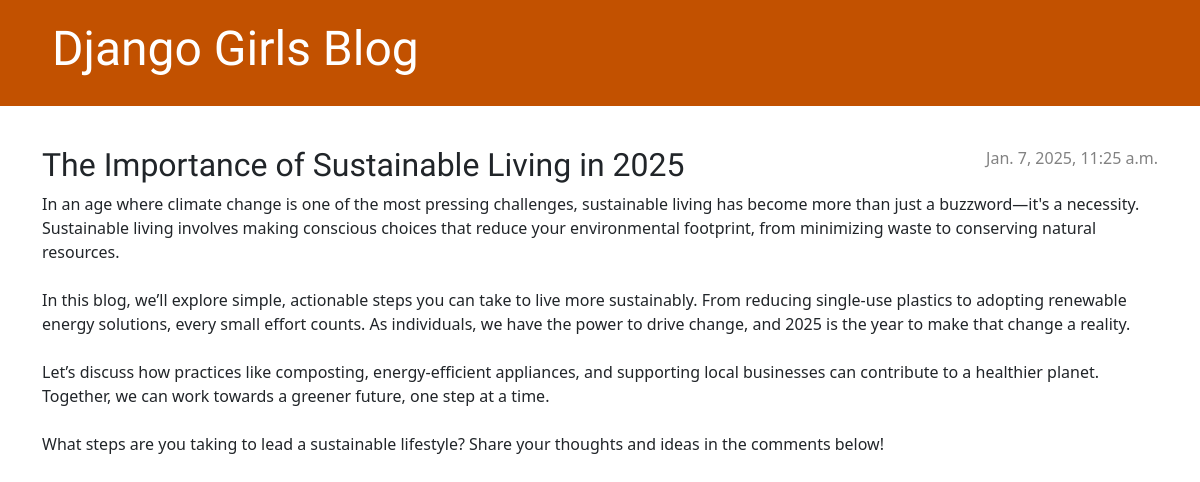
The app's page /post/1/ with its own data.
### blog/models.py (models this page shows, shortened)
class Post(models.Model):
    author = models.ForeignKey(settings.AUTH_USER_MODEL, on_delete=models.CASCADE)
    title = models.CharField(max_length=200)
    text = models.TextField()
    created_date = models.DateTimeField(default=timezone.now)
    published_date = models.DateTimeField(blank=True, null=True)

### blog/views.py (the view)
# urls.py: path('post/<int:pk>/', views.post_detail, name='post_detail'),
def post_detail(request, pk):
    post = get_object_or_404(Post, pk=pk)
    return render(request, 'blog/post_detail.html', {'post': post})

### blog/templates/blog/post_detail.html (shortened to what this page needs)
{% extends 'blog/base.html' %} {% block content %}
<article class="post">
  {% if post.published_date %}
  <time class="date"> {{ post.published_date }} </time>
  {% endif %}
  <h2>{{ post.title }}</h2>
  <p>{{ post.text|linebreaksbr }}</p>
</article>
{% endblock %}

### blog/static/css/blog.css (style rules this page uses)
h1, h2, h3, h4 { font-family: "Lobster", cursive; }
.date { color: #828282; }
.post { margin-bottom: 70px; }
.post > .date, .post > .actions { float: right; }

### records on screen
Post: published_date "Jan. 7, 2025, 11:25 a.m.", title "The Importance of Sustainable Living in 2025", text "In an age where climate change is one of the most pressing challenges, sustainable living has become more than just a buzzword—it's a necessity. Sustainable living involves making conscious choices that reduce your environmental footprint, from minimizing waste to conserving natural resources. In this blog, we’ll explore simple, actionable steps you can take to live more sustainably. From reducing single-use plastics to adopting renewable energy solutions, every small effort counts. As individuals, we have the power to drive change, and 2025 is the year to make that change a reality. Let’s discuss how practices like composting, energy-efficient appliances, and supporting local businesses…"
